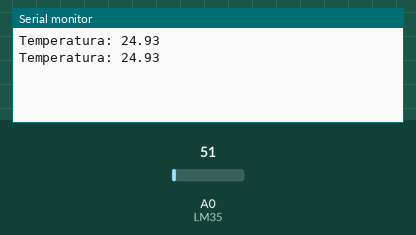
The sketch below on a simulated Arduino Uno, built with avr-gcc and run on an emulated ATmega328P. Shown: the last lines printed to the serial monitor. The inputs (shaded band) are chosen by the test bench; at power-on: A0 (LM35) = 51.

Above: at 2.8 s.
2.9 s: A0 (LM35) set to 61
At 5.1 s:
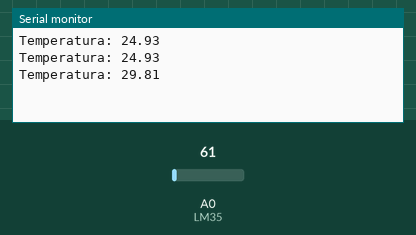
5.6 s: A0 (LM35) set to 71
At 6.6 s:
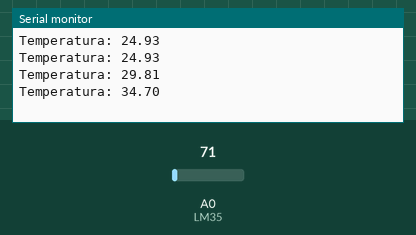
Timing chart, 0 to 8.6 s (numbered marks = the images above; inputs shaded):
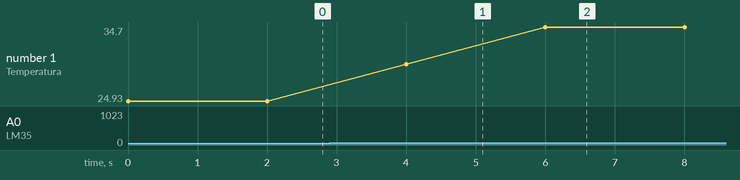

The sketch:

lm35.ino
```cpp
//Sensor de temperatura usando o LM35

const int LM35 = A0; // Define o pino que lera a saída do LM35
float temperatura; // Variável que armazenará a temperatura medida

//Função que será executada uma vez quando ligar ou resetar o Arduino
void setup() {
Serial.begin(9600); // inicializa a comunicação serial
}

//Função que será executada continuamente
void loop() {
temperatura = (float(analogRead(LM35))*5/(1023))/0.01;
Serial.print("Temperatura: ");
Serial.println(temperatura);
delay(2000);
}
```

Measured:
- after the input at 2.9 s, the serial monitor: prints a new line after 1.1 s (image 1)
- after the input at 5.6 s, the serial monitor: prints a new line after 0.40 s (image 2)
- plotted number 1: 24.93 → 29.81 after the input at 2.9 s, 29.81 → 34.7 after the input at 5.6 s
